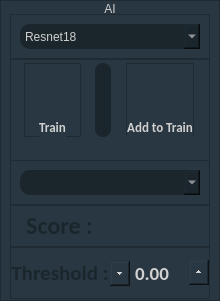
                     <widget class="QFrame" name="frame_4">
                      <property name="minimumSize">
                       <size>
                        <width>0</width>
                        <height>301</height>
                       </size>
                      </property>
                      <property name="maximumSize">
                       <size>
                        <width>16777215</width>
                        <height>301</height>
                       </size>
                      </property>
                      <property name="styleSheet">
                       <string notr="true">color: #ffffff;

background-color: #283741
</string>
                      </property>
                      <property name="frameShape">
                       <enum>QFrame::StyledPanel</enum>
                      </property>
                      <property name="frameShadow">
                       <enum>QFrame::Raised</enum>
                      </property>
                      <layout class="QVBoxLayout" name="verticalLayout_8">
                       <property name="spacing">
                        <number>0</number>
                       </property>
                       <property name="leftMargin">
                        <number>9</number>
                       </property>
                       <property name="topMargin">
                        <number>3</number>
                       </property>
                       <property name="rightMargin">
                        <number>9</number>
                       </property>
                       <property name="bottomMargin">
                        <number>1</number>
                       </property>
                       <item>
                        <widget class="QLabel" name="label_6">
                         <property name="minimumSize">
                          <size>
                           <width>0</width>
                           <height>10</height>
                          </size>
                         </property>
                         <property name="maximumSize">
                          <size>
                           <width>16777215</width>
                           <height>10</height>
                          </size>
                         </property>
                         <property name="styleSheet">
                          <string notr="true">color: rgb(208, 208, 208);
border-radius: none;
border-top: 20px;</string>
                         </property>
                         <property name="text">
                          <string>AI</string>
                         </property>
                         <property name="alignment">
                          <set>Qt::AlignCenter</set>
                         </property>
                        </widget>
                       </item>
                       <item>
                        <widget class="QFrame" name="frame_12">
                         <property name="frameShape">
                          <enum>QFrame::StyledPanel</enum>
                         </property>
                         <property name="frameShadow">
                          <enum>QFrame::Raised</enum>
                         </property>
                         <layout class="QGridLayout" name="gridLayout_5">
                          <item row="0" column="0">
                           <widget class="QComboBox" name="model_combo">
                            <property name="minimumSize">
                             <size>
                              <width>180</width>
                              <height>25</height>
                             </size>
                            </property>
                            <property name="styleSheet">
                             <string notr="true">border-radius: 10px;
background-color: rgb(27, 37, 44);


selection-background-color: rgba(16,25,30,255);
color: rgb(208, 208, 208);
border-radius: 10px;
</string>
                            </property>
                            <item>
                             <property name="text">
                              <string>Resnet18</string>
                             </property>
                            </item>
                            <item>
                             <property name="text">
                              <string>Resnet50</string>
                             </property>
                            </item>
                           </widget>
                          </item>
                         </layout>
                        </widget>
                       </item>
                       <item>
                        <widget class="QFrame" name="frame_10">
                         <property name="minimumSize">
                          <size>
                           <width>0</width>
                           <height>102</height>
                          </size>
                         </property>
                         <property name="frameShape">
                          <enum>QFrame::StyledPanel</enum>
                         </property>
                         <property name="frameShadow">
                          <enum>QFrame::Raised</enum>
                         </property>
                         <layout class="QHBoxLayout" name="horizontalLayout_13">
                          <property name="spacing">
                           <number>6</number>
                          </property>
                          <property name="leftMargin">
                           <number>13</number>
                          </property>
                          <property name="topMargin">
                           <number>3</number>
                          </property>
                          <property name="rightMargin">
                           <number>15</number>
                          </property>
                          <property name="bottomMargin">
                           <number>23</number>
                          </property>
                          <item>
                           <widget class="QFrame" name="frame_19">
                            <property name="frameShape">
                             <enum>QFrame::StyledPanel</enum>
                            </property>
                            <property name="frameShadow">
                             <enum>QFrame::Raised</enum>
                            </property>
                            <layout class="QVBoxLayout" name="verticalLayout_12">
                             <property name="spacing">
                              <number>0</number>
                             </property>
                             <property name="leftMargin">
                              <number>0</number>
                             </property>
                             <property name="topMargin">
                              <number>0</number>
                             </property>
                             <property name="rightMargin">
                              <number>0</number>
                             </property>
                             <property name="bottomMargin">
                              <number>9</number>
                             </property>
                             <item alignment="Qt::AlignHCenter">
                              <widget class="QToolButton" name="button_Train">
                               <property name="minimumSize">
                                <size>
                                 <width>55</width>
                                 <height>55</height>
                                </size>
                               </property>
                               <property name="maximumSize">
                                <size>
                                 <width>55</width>
                                 <height>55</height>
                                </size>
                               </property>
                               <property name="styleSheet">
                                <string notr="true">border-radius: 19px; 
background-color: None;
background-repeat: no-repeat; 
background-position: center;</string>
                               </property>
                               <property name="text">
                                <string/>
                               </property>
                               <property name="icon">
                                <iconset>
                                 <normaloff>images/cpu.svg</normaloff>
                                 <disabledoff>images/cpu2.svg</disabledoff>images/cpu.svg</iconset>
                               </property>
                               <property name="iconSize">
                                <size>
                                 <width>90</width>
                                 <height>90</height>
                                </size>
                               </property>
                               <property name="checkable">
                                <bool>false</bool>
                               </property>
                               <property name="autoRepeat">
                                <bool>false</bool>
                               </property>
                               <property name="autoExclusive">
                                <bool>false</bool>
                               </property>
                              </widget>
                             </item>
                             <item alignment="Qt::AlignHCenter">
                              <widget class="QLabel" name="label_11">
                               <property name="minimumSize">
                                <size>
                                 <width>0</width>
                                 <height>20</height>
                                </size>
                               </property>
                               <property name="maximumSize">
                                <size>
                                 <width>16777215</width>
                                 <height>0</height>
                                </size>
                               </property>
                               <property name="font">
                                <font>
                                 <family>Calibri</family>
                                 <pointsize>10</pointsize>
                                 <weight>75</weight>
                                 <bold>true</bold>
                                </font>
                               </property>
                               <property name="styleSheet">
                                <string notr="true">color: rgb(208, 208, 208);</string>
                               </property>
                               <property name="text">
                                <string>Train</string>
                               </property>
                               <property name="alignment">
                                <set>Qt::AlignCenter</set>
                               </property>
                              </widget>
                             </item>
                            </layout>
                           </widget>
                          </item>
                          <item>
                           <widget class="QWidget" name="widget_8" native="true">
                            <layout class="QHBoxLayout" name="horizontalLayout_16">
                             <property name="leftMargin">
                              <number>0</number>
                             </property>
                             <property name="topMargin">
                              <number>0</number>
                             </property>
                             <property name="rightMargin">
                              <number>0</number>
                             </property>
                             <property name="bottomMargin">
                              <number>0</number>
                             </property>
                             <item>
                              <widget class="QProgressBar" name="progressBarEntrain">
                               <property name="minimumSize">
                                <size>
                                 <width>16</width>
                                 <height>70</height>
                                </size>
                               </property>
                               <property name="maximumSize">
                                <size>
                                 <width>16</width>
                                 <height>80</height>
                                </size>
                               </property>
                               <property name="font">
                                <font>
                                 <weight>50</weight>
                                 <bold>false</bold>
                                </font>
                               </property>
                               <property name="autoFillBackground">
                                <bool>false</bool>
                               </property>
                               <property name="styleSheet">
                                <string notr="true">QProgressBar {
	color: rgb(177, 177, 177);
	border: none;
	background-color: rgb(27, 37, 44);;
	border-radius:8px;
}

QProgressBar::chunk {
	background-color: rgb(7, 255, 119);
	border-radius : 8px;
}     </string>
                               </property>
                               <property name="maximum">
                                <number>100</number>
                               </property>
                               <property name="value">
                                <number>0</number>
                               </property>
                               <property name="alignment">
                                <set>Qt::AlignCenter</set>
                               </property>
                               <property name="textVisible">
                                <bool>false</bool>
                               </property>
                               <property name="orientation">
                                <enum>Qt::Vertical</enum>
                               </property>
                               <property name="invertedAppearance">
                                <bool>false</bool>
                               </property>
                               <property name="textDirection">
                                <enum>QProgressBar::TopToBottom</enum>
                               </property>
                              </widget>
                             </item>
                            </layout>
                           </widget>
                          </item>
                          <item>
                           <widget class="QFrame" name="frame_20">
                            <property name="frameShape">
                             <enum>QFrame::StyledPanel</enum>
                            </property>
                            <property name="frameShadow">
                             <enum>QFrame::Raised</enum>
                            </property>
                            <layout class="QVBoxLayout" name="verticalLayout_13">
                             <property name="spacing">
                              <number>0</number>
                             </property>
                             <property name="leftMargin">
                              <number>0</number>
                             </property>
                             <property name="topMargin">
                              <number>0</number>
                             </property>
                             <property name="rightMargin">
                              <number>0</number>
                             </property>
                             <item alignment="Qt::AlignHCenter">
                              <widget class="QToolButton" name="button_addTrain">
                               <property name="minimumSize">
                                <size>
                                 <width>55</width>
                                 <height>55</height>
                                </size>
                               </property>
                               <property name="maximumSize">
                                <size>
                                 <width>55</width>
                                 <height>55</height>
                                </size>
                               </property>
                               <property name="styleSheet">
                                <string notr="true">border-radius: 19px; 
background-color: None;
background-repeat: no-repeat; 
background-position: center;</string>
                               </property>
                               <property name="text">
                                <string/>
                               </property>
                               <property name="icon">
                                <iconset>
                                 <normaloff>images/add.svg</normaloff>
                                 <disabledoff>images/plus-circle2.svg</disabledoff>images/add.svg</iconset>
                               </property>
                               <property name="iconSize">
                                <size>
                                 <width>90</width>
                                 <height>90</height>
                                </size>
                               </property>
                               <property name="checkable">
                                <bool>false</bool>
                               </property>
                               <property name="autoRepeat">
                                <bool>false</bool>
                               </property>
                               <property name="autoExclusive">
                                <bool>false</bool>
                               </property>
                              </widget>
                             </item>
                             <item alignment="Qt::AlignHCenter">
                              <widget class="QLabel" name="label_13">
                               <property name="minimumSize">
                                <size>
                                 <width>0</width>
                                 <height>20</height>
                                </size>
                               </property>
                               <property name="maximumSize">
                                <size>
                                 <width>16777215</width>
                                 <height>0</height>
                                </size>
                               </property>
                               <property name="font">
                                <font>
                                 <family>Calibri</family>
                                 <pointsize>10</pointsize>
                                 <weight>75</weight>
                                 <bold>true</bold>
                                </font>
                               </property>
                               <property name="styleSheet">
                                <string notr="true">color: rgb(208, 208, 208);</string>
                               </property>
                               <property name="text">
                                <string>Add to Train</string>
                               </property>
                               <property name="alignment">
                                <set>Qt::AlignCenter</set>
                               </property>
                              </widget>
                             </item>
                            </layout>
                           </widget>
                          </item>
                         </layout>
                        </widget>
                       </item>
                       <item>
                        <widget class="QFrame" name="frame_11">
                         <property name="frameShape">
                          <enum>QFrame::StyledPanel</enum>
                         </property>
                         <property name="frameShadow">
                          <enum>QFrame::Raised</enum>
                         </property>
                         <layout class="QVBoxLayout" name="verticalLayout_14">
                          <item>
                           <widget class="QComboBox" name="test_combo">
                            <property name="minimumSize">
                             <size>
                              <width>180</width>
                              <height>25</height>
                             </size>
                            </property>
                            <property name="maximumSize">
                             <size>
                              <width>209</width>
                              <height>16777215</height>
                             </size>
                            </property>
                            <property name="layoutDirection">
                             <enum>Qt::LeftToRight</enum>
                            </property>
                            <property name="styleSheet">
                             <string notr="true">		border-radius: 10px;
background-color: rgb(27, 37, 44);


selection-background-color: rgba(16,25,30,255);
color: rgb(208, 208, 208);
border-radius: 10px;
</string>
                            </property>
                           </widget>
                          </item>
                         </layout>
                        </widget>
                       </item>
                       <item>
                        <widget class="QFrame" name="frame_14">
                         <property name="frameShape">
                          <enum>QFrame::StyledPanel</enum>
                         </property>
                         <property name="frameShadow">
                          <enum>QFrame::Raised</enum>
                         </property>
                         <layout class="QHBoxLayout" name="horizontalLayout_14">
                          <property name="spacing">
                           <number>0</number>
                          </property>
                          <property name="leftMargin">
                           <number>0</number>
                          </property>
                          <property name="topMargin">
                           <number>0</number>
                          </property>
                          <property name="rightMargin">
                           <number>0</number>
                          </property>
                          <property name="bottomMargin">
                           <number>0</number>
                          </property>
                          <item alignment="Qt::AlignHCenter|Qt::AlignVCenter">
                           <widget class="QLabel" name="label_14">
                            <property name="minimumSize">
                             <size>
                              <width>0</width>
                              <height>30</height>
                             </size>
                            </property>
                            <property name="maximumSize">
                             <size>
                              <width>16777215</width>
                              <height>0</height>
                             </size>
                            </property>
                            <property name="font">
                             <font>
                              <family>Calibri</family>
                              <pointsize>18</pointsize>
                              <weight>75</weight>
                              <bold>true</bold>
                             </font>
                            </property>
                            <property name="styleSheet">
                             <string notr="true">color: rgb(27, 37, 44);</string>
                            </property>
                            <property name="text">
                             <string>Score :</string>
                            </property>
                            <property name="alignment">
                             <set>Qt::AlignCenter</set>
                            </property>
                            <property name="margin">
                             <number>0</number>
                            </property>
                           </widget>
                          </item>
                          <item alignment="Qt::AlignHCenter">
                           <widget class="QLabel" name="score_label">
                            <property name="minimumSize">
                             <size>
                              <width>100</width>
                              <height>40</height>
                             </size>
                            </property>
                            <property name="maximumSize">
                             <size>
                              <width>16777215</width>
                              <height>40</height>
                             </size>
                            </property>
                            <property name="font">
                             <font>
                              <family>Calibri</family>
                              <pointsize>18</pointsize>
                              <weight>75</weight>
                              <bold>true</bold>
                             </font>
                            </property>
                            <property name="text">
                             <string/>
                            </property>
                            <property name="alignment">
                             <set>Qt::AlignCenter</set>
                            </property>
                            <property name="margin">
                             <number>10</number>
                            </property>
                           </widget>
                          </item>
                         </layout>
                        </widget>
                       </item>
                       <item>
                        <widget class="QFrame" name="frame_15">
                         <property name="frameShape">
                          <enum>QFrame::StyledPanel</enum>
                         </property>
                         <property name="frameShadow">
                          <enum>QFrame::Raised</enum>
                         </property>
                         <layout class="QHBoxLayout" name="horizontalLayout_15">
                          <property name="spacing">
                           <number>0</number>
                          </property>
                          <property name="leftMargin">
                           <number>0</number>
                          </property>
                          <property name="topMargin">
                           <number>0</number>
                          </property>
                          <property name="rightMargin">
                           <number>0</number>
                          </property>
                          <property name="bottomMargin">
                           <number>0</number>
                          </property>
                          <item alignment="Qt::AlignHCenter|Qt::AlignVCenter">
                           <widget class="QLabel" name="label_15">
                            <property name="minimumSize">
                             <size>
                              <width>0</width>
                              <height>50</height>
                             </size>
                            </property>
                            <property name="maximumSize">
                             <size>
                              <width>16777215</width>
                              <height>0</height>
                             </size>
                            </property>
                            <property name="font">
                             <font>
                              <family>Calibri</family>
                              <pointsize>16</pointsize>
                              <weight>75</weight>
                              <bold>true</bold>
                             </font>
                            </property>
                            <property name="styleSheet">
                             <string notr="true">color: rgb(27, 37, 44);</string>
                            </property>
                            <property name="text">
                             <string>Threshold :</string>
                            </property>
                            <property name="alignment">
                             <set>Qt::AlignCenter</set>
                            </property>
                           </widget>
                          </item>
                          <item>
                           <widget class="QDoubleSpinBox" name="thr_AI_val">
                            <property name="minimumSize">
                             <size>
                              <width>80</width>
                              <height>46</height>
                             </size>
                            </property>
                            <property name="maximumSize">
                             <size>
                              <width>100</width>
                              <height>46</height>
                             </size>
                            </property>
                            <property name="font">
                             <font>
                              <family>Calibri</family>
                              <pointsize>14</pointsize>
                              <weight>75</weight>
                              <bold>true</bold>
                             </font>
                            </property>
                            <property name="styleSheet">
                             <string notr="true">QDoubleSpinBox {
color: rgb(209, 209, 209);
    border:3px solid #283741;
	border-radius:8px;	
	min-height:40px;
	max-height:40px;
	qproperty-alignment: AlignCenter;	
}
 
 QDoubleSpinBox::up-button {
    subcontrol-origin: border;
    subcontrol-position: top right;
	top:9.5px;
    width: 20px;
	height:25px;  

 }
 
 QDoubleSpinBox::down-button {
   subcontrol-origin: border;

     subcontrol-position: left; 
	buttom:7px;
    width: 20px;
	height:25px;  
 }

 
</string>
                            </property>
                            <property name="maximum">
                             <double>100.000000000000000</double>
                            </property>
                           </widget>
                          </item>
                         </layout>
                        </widget>
                       </item>
                      </layout>
                     </widget>
